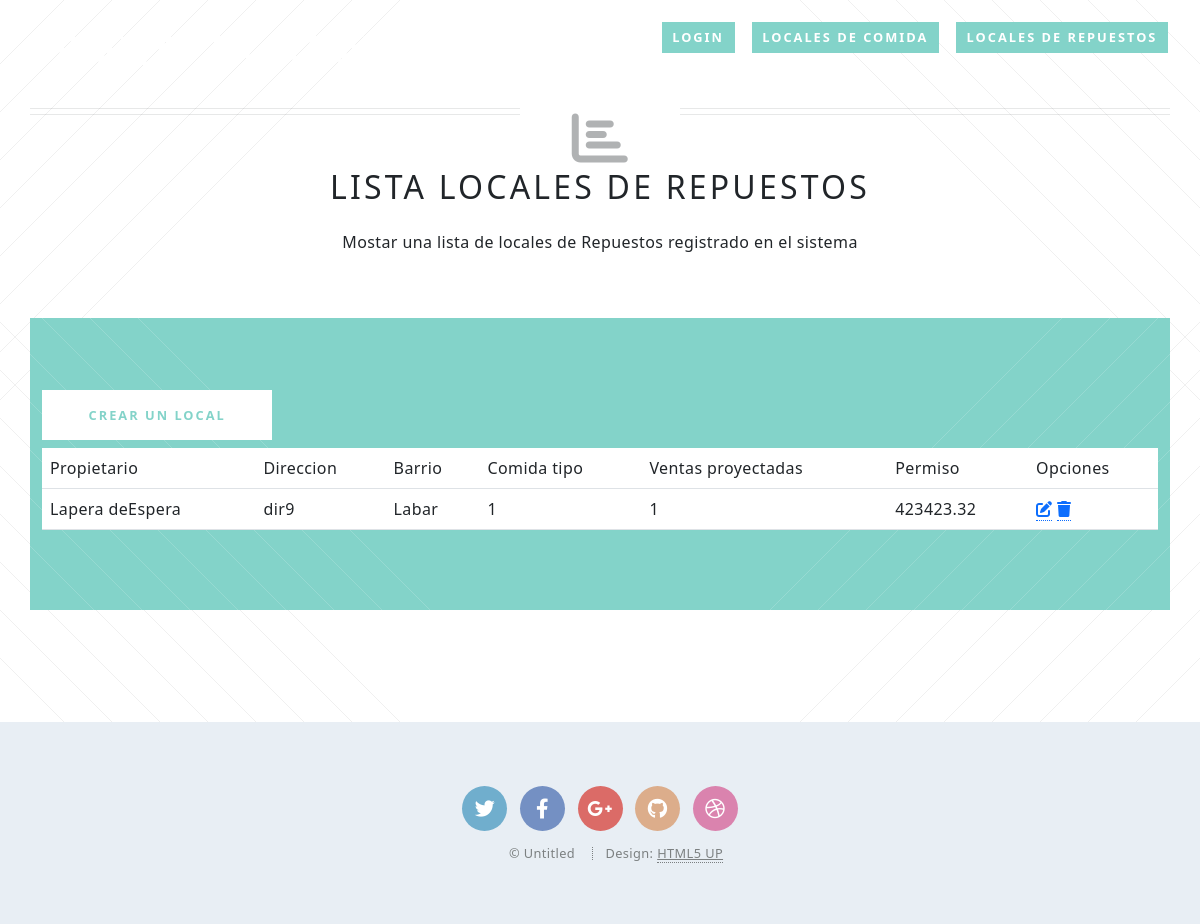
Screenshot of /LocalesRepuestoss with the database file from the repository.
### locales_app/models.py (models this page shows)
class LocalesRepuestos(models.Model):
    propietario = models.ForeignKey(Persona, on_delete=models.CASCADE)
    direccion = models.CharField(verbose_name = "direccion", max_length=300)
    barrio = models.ForeignKey(Barrio, on_delete = models.CASCADE)
    valor_mecaderia = models.FloatField()
    comida_tipo = models.CharField(max_length= 50)
    ventas_proyectadas = models.CharField(verbose_name = "ventas_proyectadas",max_length=200)
    permiso = models.FloatField()

class Persona(models.Model):
    nombre = models.CharField(max_length=300)
    apellido = models.CharField(max_length=300)
    cedula = models.CharField(max_length=10)
    correo = models.EmailField()

class Barrio(models.Model):
    nombre = models.CharField(max_length=200)
    siglas = models.CharField(max_length=10)

### locales_app/views.py (the view)
# urls.py: path("LocalesRepuestoss", ListLocalesRepuestos.as_view(), name="list_LocalesRepuestoss"),
class ListLocalesRepuestos(ListView):
    template_name= "LocalesRepuestos_list.html"
    model = LocalesRepuestos

### locales_app/templates/LocalesRepuestos_list.html
{% extends 'base/base.html' %}
{% block title %}Lista Locales de Repuestos{% endblock %}
{% block description %}Mostar una lista de locales de Repuestos registrado en el sistema{% endblock %}
{% block content %}
<div class="table-responsive-sm">
    <a href="{% url 'LocalesRepuestos_create' %}" class="button primary my-2">Crear un local</a>
<table id="tabla_datos" class="table">
    <thead>
    <tr>
        <td>Propietario</td>
        <td>Direccion</td>
        <td>Barrio</td>
        <td>Comida tipo</td>
        <td>Ventas proyectadas</td>
        <td>Permiso</td>
        <td>Opciones</td>
    </tr>
    </thead>
    {% for i in object_list %}
    <tr>
        <td>{{i.propietario.nombre}} {{i.propietario.apellido}}</td>
        <td>{{i.direccion}}</td>
        <td>{{i.barrio.nombre}}</td>
        <td>{{i.comida_tipo}}</td>
        <td>{{i.ventas_proyectadas}}</td>
        <td>{{i.permiso}}</td>
        <td>
            <a href="{% url 'LocalesRepuestos_edit' i.id %}"><i class="fa-solid fa-pen-to-square"></i></a>
            <a href="{% url 'eliminar_local_repuestos' i.id %}"
               onclick="return confirm('¿Está seguro de la eliminación?')">
                <i class="fa-solid fa-trash"></i></a>
        </td>
    </tr>
    {% endfor %}
</table>
</div>
{% endblock %}

### locales_app/static/assets/css/main.css (style rules this page uses)
html, body, div, span, applet, object, iframe, h1, h2, h3, h4, h5, h6, p, blockquote, pre, a, abbr, acronym, address, big, cite, code, del, dfn, em, img, ins, kbd, q, s, samp, small, strike, strong, sub, sup, tt, var, b, u, i, center, dl, dt, dd, ol, ul, li, fieldset, form, label, legend, table, caption, tbody, tfoot, thead, tr, th, td, article, aside, canvas, details, embed, figure, figcaption, footer, header, hgroup, menu, nav, output, ruby, section, summary, time, mark, audio, video { margin: 0; padding: 0; border: 0; font-size: 100%; font: inherit; vertical-align: baseline; }
body { line-height: 1; }
table { border-collapse: collapse; border-spacing: 0; }
body { -webkit-text-size-adjust: none; }
html { box-sizing: border-box; }
*, *:before, *:after { box-sizing: inherit; }
body { background: #f3f6fa; }
body, input, select, textarea { color: #7c8081; font-family: 'Lato', sans-serif; font-size: 15pt; font-weight: 300; letter-spacing: 0.025em; line-height: 1.75em; }
a { -moz-transition: color 0.2s ease-in-out, border-color 0.2s ease-in-out, background-color 0.2s ease-in-out; -webkit-transition: color 0.2s ease-in-out, border-color 0.2s ease-in-out, background-color 0.2s ease-in-out; -ms-transition: color 0.2s ease-in-out, border-color 0.2s ease-in-out, background-color 0.2s ease-in-out; transition: color 0.2s ease-in-out, border-color 0.2s ease-in-out, background-color 0.2s ease-in-out; color: #3fb1a3; text-decoration: none; border-bottom: dotted 1px; }
p, ul, ol, dl, table, blockquote { margin: 0 0 2em 0; }
table { width: 100%; }
input[type="button"], input[type="submit"], input[type="reset"], button, .button { -moz-appearance: none; -webkit-appearance: none; -ms-appearance: none; appearance: none; -moz-transition: color 0.2s ease-in-out, border-color 0.2s ease-in-out, background-color 0.2s ease-in-out; -webkit-transition: color 0.2s ease-in-out, border-color 0.2s ease-in-out, background-color 0.2s ease-in-out; -ms-transition: color 0.2s ease-in-out, border-color 0.2s ease-in-out, background-color 0.2s ease-in-out; transition: color 0.2s ease-in-out, border-color 0.2s ease-in-out, background-color 0.2s ease-in-out; background: none; border: solid 1px; border-radius: 0; color: inherit; cursor: pointer; display: inline-block; font-size: 0.8em; font-weight: 900; letter-spacing: 2px; min-width: 18em; padding: 0 0.75em; line-height: 3.75em; text-align: center; text-decoration: none; text-transform: uppercase; }
input[type="button"].primary, input[type="submit"].primary, input[type="reset"].primary, button.primary, .button.primary { background: #83d3c9; border-color: #83d3c9; color: #fff !important; }
.wrapper.style2 input[type="button"].primary, .wrapper.style2 input[type="submit"].primary, .wrapper.style2 input[type="reset"].primary, .wrapper.style2 button.primary, .wrapper.style2 .button.primary { background: #fff; border-color: #fff; color: #83d3c9 !important; }
@media screen and (max-width: 1680px) { body, input, select, textarea { font-size: 14pt; } }
@media screen and (max-width: 1280px) { body, input, select, textarea { font-size: 13pt; letter-spacing: 0.025em; line-height: 1.65em; } }

### rows the page displays
LocalesRepuestos: propietario.nombre "Lapera", propietario.apellido "deEspera", direccion "dir9", barrio.nombre "Labar", comida_tipo "1", ventas_proyectadas "1", permiso "423423.32"
